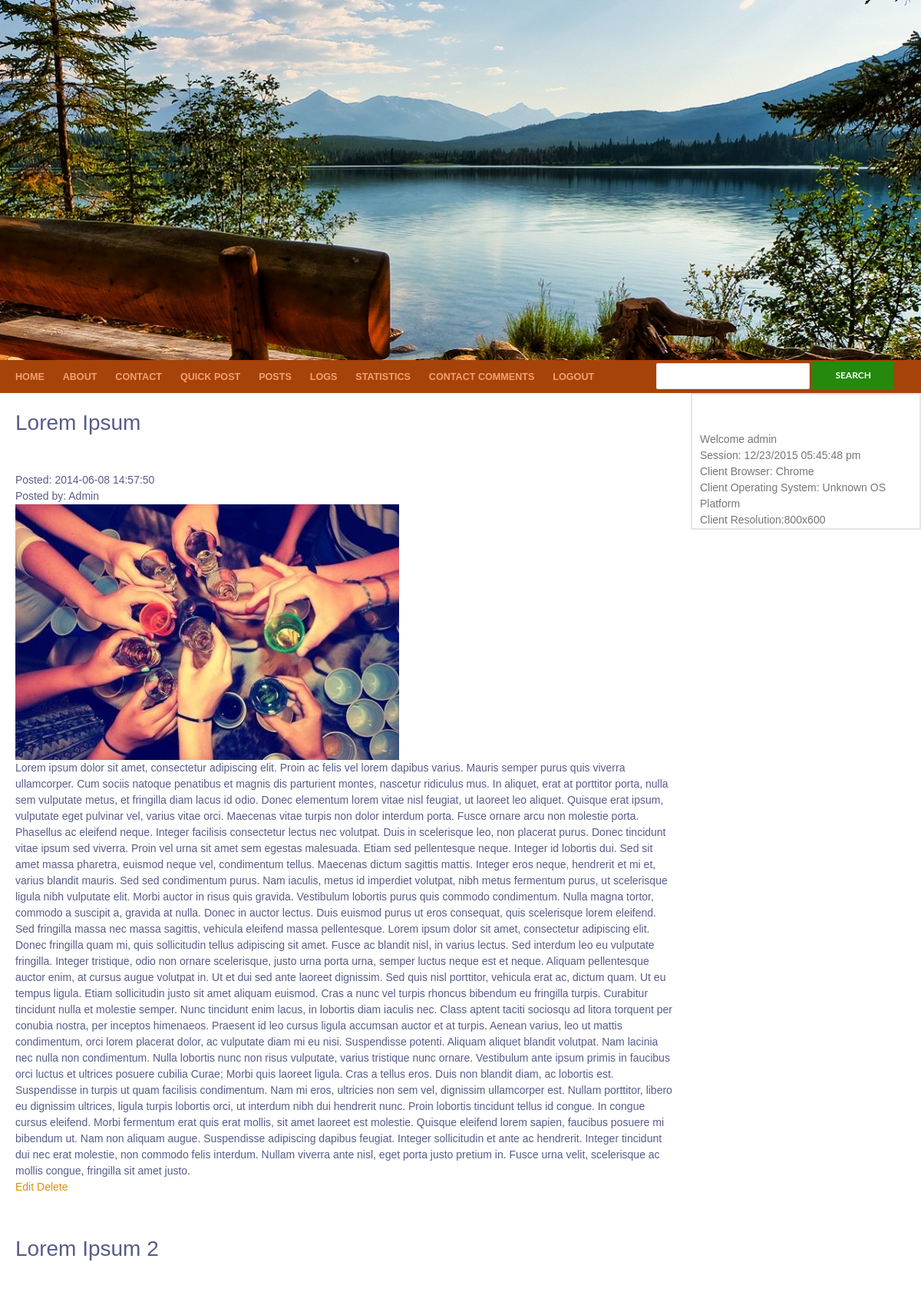
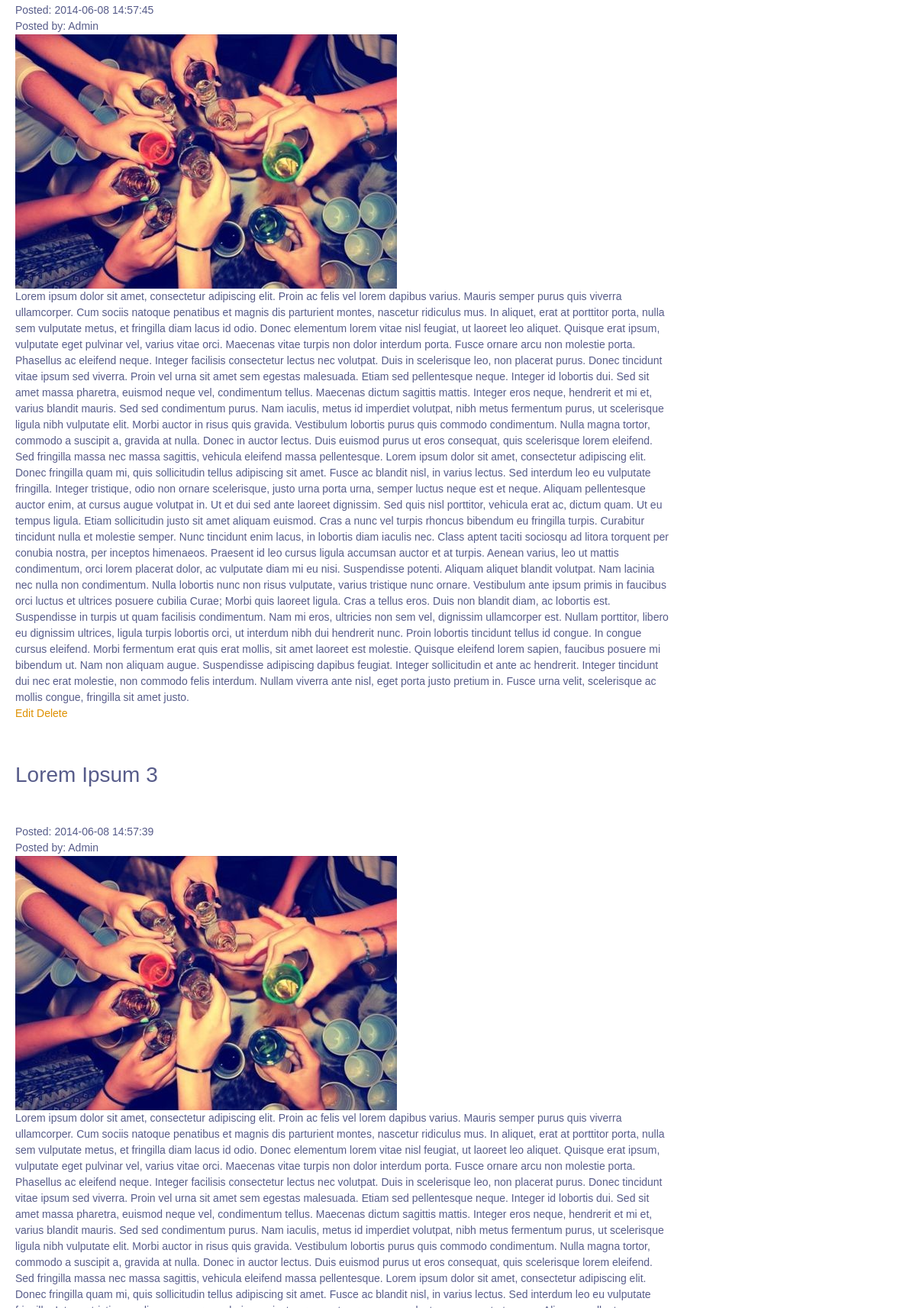
The page /page.php (signed in, upper part) on the database its author committed (2 pictures, top to bottom).
### tables this page shows
CREATE TABLE IF NOT EXISTS `tbl_articles` (
  `articleId` int(11) NOT NULL AUTO_INCREMENT,
  `title` varchar(30) NOT NULL,
  `content` text NOT NULL,
  `imgPath` varchar(100) NOT NULL,
  `dateTime` timestamp NOT NULL DEFAULT CURRENT_TIMESTAMP ON UPDATE CURRENT_TIMESTAMP,
  PRIMARY KEY (`articleId`)
);

### page.php (the view, shortened to what this page needs)
<?php
	include("header.php");
	if(isset($_SESSION['admin']))
	{
		$conn = connectToMySQL();
		$query = "SELECT * FROM tbl_articles";
		$result = mysqli_query($conn, $query)or die("Error in query: ". mysqli_error($conn));
		while ($row = mysqli_fetch_assoc($result))
		{
			echo "<h1>$row[title]</h1>
				  <article>
					  Posted: $row[dateTime]<br />
					  Posted by: Admin<br />
					  <img src='$row[imgPath]' alt='article image' class='articleImg'><br />
					  $row[content]<br />
					  <a href='page-update.php?artId=$row[articleId]'>Edit</a>
					  <a href='page-delete.php?artId=$row[articleId]' class='confirmation'>Delete</a>
				  </article><br/>";
		}
		include("sidebar.php");
		include("footer.php");
	}
	else
	{
		header("Location:404.php");
	}
?>

### style.css (style rules this page uses)
html, body, div, span, applet, object, iframe, h1, h2, h3, h4, h5, h6, p, blockquote, pre, a, abbr, acronym, address, big, cite, code, del, dfn, em, font, ins, kbd, q, s, samp, small, strike, strong, sub, sup, tt, var, dl, dt, dd, ol, ul, li, fieldset, form, label, legend, table, caption, tbody, tfoot, thead, tr, th, td { border: 0; font-family: inherit; font-size: 100%; font-style: inherit; font-weight: inherit; margin: 0; outline: 0; padding: 0; vertical-align: baseline; }
article, aside, details, figcaption, figure, footer, header, hgroup, nav, section { display: block; }
html { overflow-y: scroll; -webkit-text-size-adjust: 100%; -ms-text-size-adjust: 100%; }
body, button, input, select, textarea { color: #2b2b2b; font-family: Lato, sans-serif; font-size: 16px; font-weight: 400; line-height: 1.5; }
body { background: #f5f5f5; }
a { color: #24890d; text-decoration: none; }
h1, h2, h3, h4, h5, h6 { clear: both; font-weight: 700; margin: 36px 0 12px; }
h1 { font-size: 26px; line-height: 1.3846153846; }
img { -ms-interpolation-mode: bicubic; border: 0; vertical-align: middle; }
body { color: #575c8a; line-height: 1.5em; font-family: Arial; font-size: 14px; background: #515673 url(images/background_gradient.jpg) repeat-x 0px 0px; }
h1 { font-size: 2em; font-weight: normal; margin: 0 0 .5em 0; padding: 20px 20px 10px 20px; }
a { color: #de9000; }
article { padding: 20px 20px 10px 20px; }
img { max-width: 100%; height: auto; width: auto\9; }

### rows shown on the page
tbl_articles: title "Lorem Ipsum", dateTime "2014-06-08 14:57:50", imgPath (picture), content "Lorem ipsum dolor sit amet, consectetur adipiscing elit. Proin ac felis vel lorem dapibus varius. Mauris semper purus quis viverra ullamcorper. Cum sociis natoque penatibus et magnis dis parturient montes, nascetur ridiculus mus. In aliquet, erat at porttitor porta, nulla sem vulputate metus, et fringilla diam lacus id odio. Donec elementum lorem vitae nisl feugiat, ut laoreet leo aliquet. Quisque erat ipsum, vulputate eget pulvinar vel, varius vitae orci. Maecenas vitae turpis non dolor interdum porta. Fusce ornare arcu non molestie porta. Phasellus ac eleifend neque. Integer facilisis consectetur lectus nec volutpat. Duis in scelerisque leo, non placerat purus. Donec tincidunt vitae ipsum…"
tbl_articles: title "Lorem Ipsum 2", dateTime "2014-06-08 14:57:45", imgPath (picture), content "Lorem ipsum dolor sit amet, consectetur adipiscing elit. Proin ac felis vel lorem dapibus varius. Mauris semper purus quis viverra ullamcorper. Cum sociis natoque penatibus et magnis dis parturient montes, nascetur ridiculus mus. In aliquet, erat at porttitor porta, nulla sem vulputate metus, et fringilla diam lacus id odio. Donec elementum lorem vitae nisl feugiat, ut laoreet leo aliquet. Quisque erat ipsum, vulputate eget pulvinar vel, varius vitae orci. Maecenas vitae turpis non dolor interdum porta. Fusce ornare arcu non molestie porta. Phasellus ac eleifend neque. Integer facilisis consectetur lectus nec volutpat. Duis in scelerisque leo, non placerat purus. Donec tincidunt vitae ipsum…"
tbl_articles: title "Lorem Ipsum 3", dateTime "2014-06-08 14:57:39", imgPath (picture)

### other values the page prints
$_SESSION['username'] "admin"
$_SESSION['dateTime'] "12/23/2015 05:45:48 pm"
getClientBrowser() "Chrome"
getClientOS() "Unknown OS Platform"
